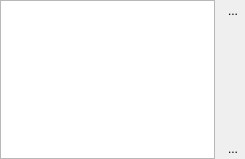
<?xml version="1.0" encoding="UTF-8"?>
<ui version="4.0">
 <class>tasks_panel</class>
 <widget class="QWidget" name="tasks_panel">
  <property name="geometry">
   <rect>
    <x>0</x>
    <y>0</y>
    <width>245</width>
    <height>159</height>
   </rect>
  </property>
  <property name="windowTitle">
   <string>Tasks tracking</string>
  </property>
  <layout class="QHBoxLayout" name="horizontalLayout">
   <property name="margin">
    <number>0</number>
   </property>
   <item>
    <widget class="QTreeWidget" name="tasks_list">
     <property name="rootIsDecorated">
      <bool>false</bool>
     </property>
     <attribute name="headerVisible">
      <bool>false</bool>
     </attribute>
     <column>
      <property name="text">
       <string>Task tracking</string>
      </property>
     </column>
    </widget>
   </item>
   <item>
    <layout class="QVBoxLayout" name="verticalLayout">
     <item>
      <widget class="QToolButton" name="add_task_btn">
       <property name="text">
        <string>...</string>
       </property>
       <property name="icon">
        <iconset resource="../images.qrc">
         <normaloff>:/icons/icons/add.png</normaloff>:/icons/icons/add.png</iconset>
       </property>
       <property name="autoRaise">
        <bool>true</bool>
       </property>
      </widget>
     </item>
     <item>
      <widget class="QToolButton" name="edit_task_btn">
       <property name="icon">
        <iconset resource="../images.qrc">
         <normaloff>:/icons/icons/edit.png</normaloff>:/icons/icons/edit.png</iconset>
       </property>
       <property name="autoRaise">
        <bool>true</bool>
       </property>
      </widget>
     </item>
     <item>
      <widget class="QToolButton" name="del_task_btn">
       <property name="icon">
        <iconset resource="../images.qrc">
         <normaloff>:/icons/icons/remove.png</normaloff>:/icons/icons/remove.png</iconset>
       </property>
       <property name="autoRaise">
        <bool>true</bool>
       </property>
      </widget>
     </item>
     <item>
      <spacer name="verticalSpacer">
       <property name="orientation">
        <enum>Qt::Vertical</enum>
       </property>
       <property name="sizeHint" stdset="0">
        <size>
         <width>20</width>
         <height>40</height>
        </size>
       </property>
      </spacer>
     </item>
     <item>
      <widget class="QToolButton" name="execute_task_btn">
       <property name="text">
        <string>...</string>
       </property>
       <property name="icon">
        <iconset resource="../images.qrc">
         <normaloff>:/icons/icons/media-playback-start.png</normaloff>:/icons/icons/media-playback-start.png</iconset>
       </property>
       <property name="autoRaise">
        <bool>true</bool>
       </property>
      </widget>
     </item>
    </layout>
   </item>
  </layout>
  <action name="create_task_action">
   <property name="icon">
    <iconset resource="../images.qrc">
     <normaloff>:/icons/icons/add.png</normaloff>:/icons/icons/add.png</iconset>
   </property>
   <property name="text">
    <string>Create task</string>
   </property>
   <property name="toolTip">
    <string>Create the new task</string>
   </property>
  </action>
  <action name="delete_task_action">
   <property name="icon">
    <iconset resource="../images.qrc">
     <normaloff>:/icons/icons/remove.png</normaloff>:/icons/icons/remove.png</iconset>
   </property>
   <property name="text">
    <string>Delete task</string>
   </property>
   <property name="toolTip">
    <string>Delete selected task</string>
   </property>
  </action>
  <action name="execute_task_action">
   <property name="checkable">
    <bool>true</bool>
   </property>
   <property name="icon">
    <iconset resource="../images.qrc">
     <normaloff>:/icons/icons/media-playback-start.png</normaloff>:/icons/icons/media-playback-start.png</iconset>
   </property>
   <property name="text">
    <string>Execute selected task</string>
   </property>
   <property name="toolTip">
    <string>Execute selected task</string>
   </property>
  </action>
  <action name="edit_task_action">
   <property name="icon">
    <iconset resource="../images.qrc">
     <normaloff>:/icons/icons/edit.png</normaloff>:/icons/icons/edit.png</iconset>
   </property>
   <property name="text">
    <string>Edit current task</string>
   </property>
   <property name="shortcut">
    <string>Return</string>
   </property>
  </action>
 </widget>
 <resources>
  <include location="../images.qrc"/>
 </resources>
 <connections/>
</ui>
